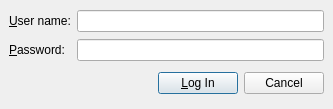
<ui version="4.0" >
 <author></author>
 <comment></comment>
 <exportmacro></exportmacro>
 <class>LoginDialog</class>
 <widget class="QDialog" name="LoginDialog" >
  <property name="geometry" >
   <rect>
    <x>0</x>
    <y>0</y>
    <width>333</width>
    <height>109</height>
   </rect>
  </property>
  <property name="windowTitle" >
   <string>Log In</string>
  </property>
  <property name="modal" >
   <bool>true</bool>
  </property>
  <layout class="QGridLayout" >
   <property name="margin" >
    <number>9</number>
   </property>
   <property name="spacing" >
    <number>6</number>
   </property>
   <item row="1" column="0" >
    <widget class="QLabel" name="label_2" >
     <property name="text" >
      <string>&amp;Password:</string>
     </property>
     <property name="buddy" >
      <cstring>passwordLineEdit</cstring>
     </property>
    </widget>
   </item>
   <item row="0" column="0" >
    <widget class="QLabel" name="label" >
     <property name="text" >
      <string>&amp;User name:</string>
     </property>
     <property name="buddy" >
      <cstring>usernameLineEdit</cstring>
     </property>
    </widget>
   </item>
   <item row="1" column="1" >
    <widget class="QLineEdit" name="passwordLineEdit" >
     <property name="whatsThis" >
      <string>&lt;html>&lt;head>&lt;meta name="qrichtext" content="1" />&lt;/head>&lt;body style=" white-space: pre-wrap; font-family:Sans Serif; font-size:9pt; font-weight:400; font-style:normal; text-decoration:none;">&lt;p style=" margin-top:0px; margin-bottom:0px; margin-left:0px; margin-right:0px; -qt-block-indent:0; text-indent:0px;">Enter your password.  Passwords must be alphanumeric.&lt;/p>&lt;/body>&lt;/html></string>
     </property>
     <property name="echoMode" >
      <enum>QLineEdit::Password</enum>
     </property>
    </widget>
   </item>
   <item row="2" column="0" colspan="2" >
    <layout class="QHBoxLayout" >
     <property name="margin" >
      <number>0</number>
     </property>
     <property name="spacing" >
      <number>6</number>
     </property>
     <item>
      <spacer>
       <property name="orientation" >
        <enum>Qt::Horizontal</enum>
       </property>
       <property name="sizeHint" >
        <size>
         <width>131</width>
         <height>31</height>
        </size>
       </property>
      </spacer>
     </item>
     <item>
      <widget class="QPushButton" name="loginPushButton" >
       <property name="whatsThis" >
        <string>&lt;html>&lt;head>&lt;meta name="qrichtext" content="1" />&lt;/head>&lt;body style=" white-space: pre-wrap; font-family:Sans Serif; font-size:9pt; font-weight:400; font-style:normal; text-decoration:none;">&lt;p style=" margin-top:0px; margin-bottom:0px; margin-left:0px; margin-right:0px; -qt-block-indent:0; text-indent:0px;">Logs you into the server.&lt;/p>&lt;/body>&lt;/html></string>
       </property>
       <property name="text" >
        <string>&amp;Log In</string>
       </property>
      </widget>
     </item>
     <item>
      <widget class="QPushButton" name="cancelButton" >
       <property name="text" >
        <string>Cancel</string>
       </property>
      </widget>
     </item>
    </layout>
   </item>
   <item row="0" column="1" >
    <widget class="QLineEdit" name="usernameLineEdit" >
     <property name="whatsThis" >
      <string>&lt;html>&lt;head>&lt;meta name="qrichtext" content="1" />&lt;/head>&lt;body style=" white-space: pre-wrap; font-family:Sans Serif; font-size:9pt; font-weight:400; font-style:normal; text-decoration:none;">&lt;p style=" margin-top:0px; margin-bottom:0px; margin-left:0px; margin-right:0px; -qt-block-indent:0; text-indent:0px;">Enter your user name.  User names must be alphanumeric.&lt;/p>&lt;/body>&lt;/html></string>
     </property>
    </widget>
   </item>
  </layout>
 </widget>
 <pixmapfunction></pixmapfunction>
 <tabstops>
  <tabstop>usernameLineEdit</tabstop>
  <tabstop>passwordLineEdit</tabstop>
  <tabstop>loginPushButton</tabstop>
  <tabstop>cancelButton</tabstop>
 </tabstops>
 <resources/>
 <connections>
  <connection>
   <sender>cancelButton</sender>
   <signal>clicked()</signal>
   <receiver>LoginDialog</receiver>
   <slot>reject()</slot>
   <hints>
    <hint type="sourcelabel" >
     <x>369</x>
     <y>253</y>
    </hint>
    <hint type="destinationlabel" >
     <x>179</x>
     <y>282</y>
    </hint>
   </hints>
  </connection>
 </connections>
</ui>
